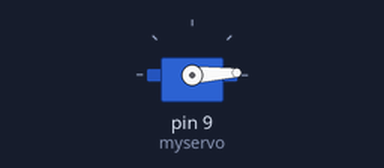
This sketch was run on a simulated Arduino Uno, built with avr-gcc and run on an emulated ATmega328P. On the bench: servo. What the sketch prints to the serial monitor is not drawn.

Above: at 0.05 s.
At 1.05 s:
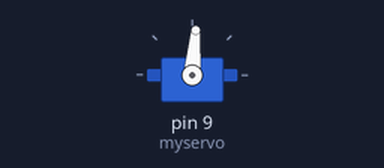
At 2.1 s:
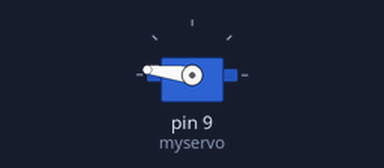
At 4.15 s:
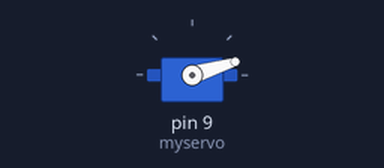
Timing chart, 0 to 5.7 s (numbered marks = the images above):
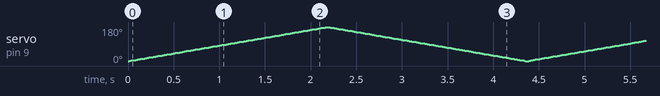

The sketch:

Task_7Servodelayoutofthedelay.ino
```cpp
/*Using Loop out of the loop*/

#include <Servo.h>

Servo myservo;
unsigned long Time ;
int pos = 0;
unsigned int Time1;
unsigned int Time2;

void setup()
{
  Serial.begin(9600);
  myservo.attach(9);
  myservo.write(180);
}

void loop()
{
  Time1=millis();
  for (pos = 0; pos <= 179; pos += 1)
  {
    myservo.write(pos);
    delay(12);
  }
  delay(2);

  for (pos = 180; pos >= 0; pos -= 1)
  {
    myservo.write(pos);
    delay(12);
  }
  delay(2);

  Time2=millis();
  Serial.println(Time2-Time1);
}
```
